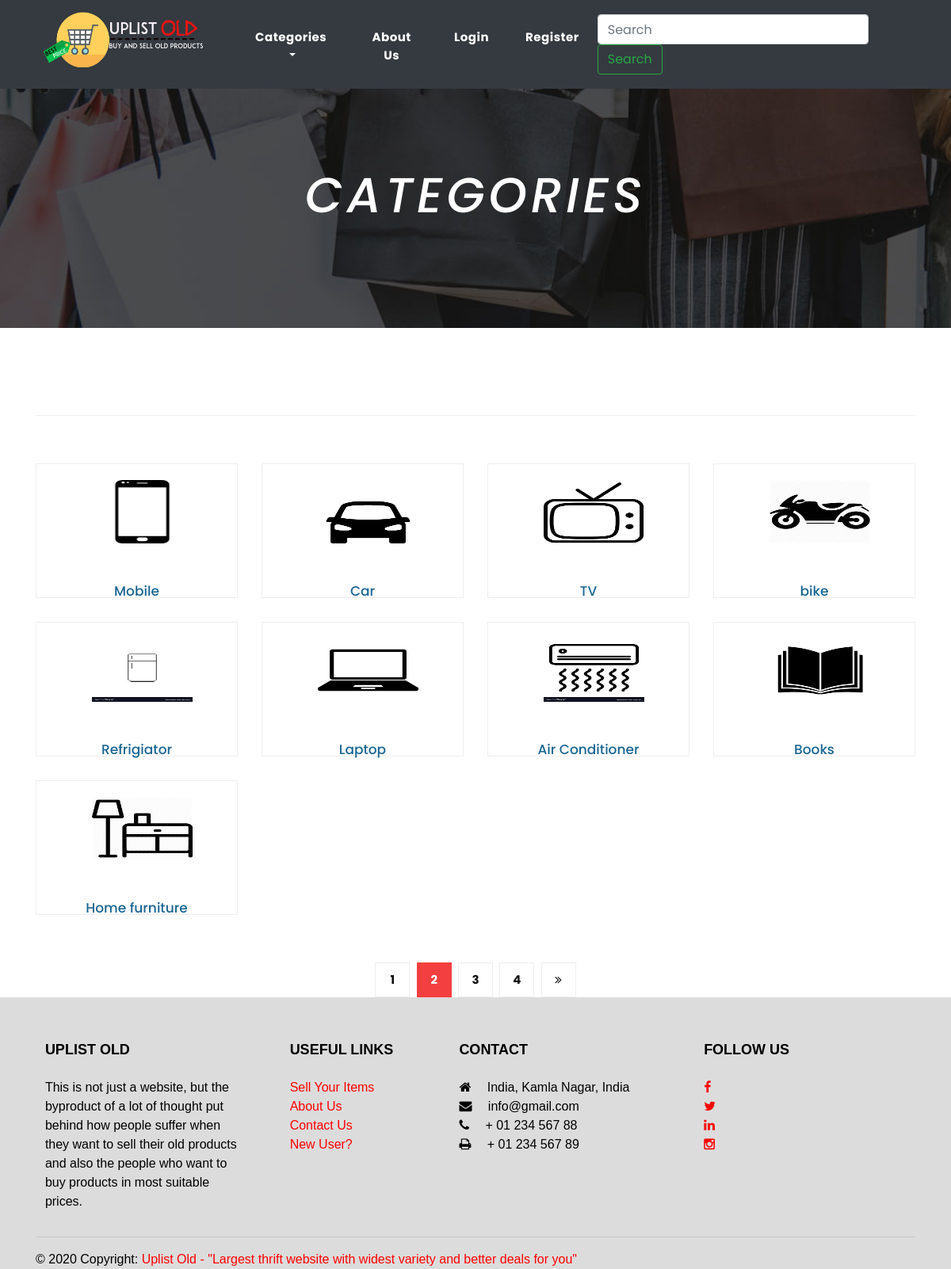
The page /categories on the database its author committed.
### first/models.py (models this page shows, shortened)
class cat(models.Model):
    cat_name=models.CharField(max_length=15)
    cat_icon = models.ImageField(upload_to='icon/', max_length=255 )
    cat_show =models.IntegerField()

### first/views.py (the view)
# urls.py: path('categories',views.categories, name='Category'),
def categories(request):
    catdata = cat.objects.all()
    return render(request, 'categories.html',{'cat': catdata})

### first/templates/categories.html (shortened to what this page needs)
{% include 'header.html' %}
{% load static %}
    <div class="page-heading products-heading header-text">
      <div class="container">
        <div class="row">
          <div class="col-md-12">
            <div class="text-content">
              <h2><em>Categories</em></h2>
            </div>
          </div>
        </div>
      </div>
    </div>
    <div class="products">
      <div class="container">
        <div class="row">
          <div class="col-md-12">
            <div class="filters">
            </div>
          </div>
          <div class="col-md-12">
            <div class="filters-content">
                <div class="row grid">
                  {% for i in cat %}
                    <div class="col-lg-3 col-md-2 all des">
                      <div class="product-item">
                        <a href="productscat/{{i.id}}"><img src="{{i.cat_icon.url}}" height="200" width="5"></a>
                        <div class="down-content">
                          <a href="productscat/{{i.id}}"><h4>{{i.cat_name}}</h4></a>
                        </div>
                      </div>
                    </div>
                  {% endfor %}
                </div>
            </div>
          </div>
          <div class="col-md-12">
            <ul class="pages">
              <li><a href="#">1</a></li>
              <li class="active"><a href="#">2</a></li>
              <li><a href="#">3</a></li>
              <li><a href="#">4</a></li>
              <li><a href="#"><i class="fa fa-angle-double-right"></i></a></li>
            </ul>
          </div>
        </div>
      </div>
    </div>
{% include 'footer.html'%}
  </body>
</html>

### first/static/assets/css/templatemo-sixteen.css (style rules this page uses)
body { font-family: 'Poppins', sans-serif; overflow-x: hidden; text-rendering: optimizeLegibility; -webkit-font-smoothing: antialiased; -moz-osx-font-smoothing: grayscale; }
a { text-decoration: none!important; }
ul { padding: 0; margin: 0; list-style: none; }
h1,h2,h3,h4,h5,h6 { margin: 0px; }
.products-heading { background-image: url(../images/products-heading.jpg); }
.page-heading { padding: 210px 0px 130px 0px; text-align: center; background-position: center center; background-repeat: no-repeat; background-size: cover; }
.page-heading .text-content h2 { color: #fff; font-size: 62px; text-transform: uppercase; letter-spacing: 5px; }
.product-item { border: 1px solid #eee; margin-bottom: 30px; }
.product-item .down-content { padding: 30px; position: relative; }
.product-item img { width: 100%; overflow: hidden; }
.product-item .down-content h4 { font-size: 17px; color: #1a6692; margin-bottom: 20px; }
.products { margin-top: 100px; }
.products .filters { text-align: center; border-bottom: 1px solid #eee; padding-bottom: 10px; margin-bottom: 60px; }
.products ul.pages { margin-top: 30px; text-align: center; }
.products ul.pages li { display: inline-block; margin: 0px 2px; }
.products ul.pages li a { width: 44px; height: 44px; display: inline-block; line-height: 42px; border: 1px solid #eee; font-size: 15px; font-weight: 700; color: #121212; transition: all .3s; }
.products ul.pages li a:hover, .products ul.pages li.active a { background-color: #f33f3f; border-color: #f33f3f; color: #fff; }

### first/templates/categories.html (style rules this page uses)
.product-item img { width: 50%; overflow: hidden; hhttp: //127.0.0.1:8000/eight; hhttp: //127.0.0.1:8000/; height: 80px; margin-left: auto; margin-right: auto; margin: 20px 70px; }
.product-item h4 { font-size: 16px; color: #1a6692; margin-bottom: 20px; text-align: center; }
.product-item { border: 1px solid #eee; margin-bottom: 30px; height: 170px; }

### first/templates/footer.html (style rules this page uses)
a { color: red; }

### rows shown on the page
cat: cat_icon (picture), cat_name "Mobile"
cat: cat_icon (picture), cat_name "Car"
cat: cat_icon (picture), cat_name "TV"
cat: cat_icon (picture), cat_name "bike"
cat: cat_icon (picture), cat_name "Refrigiator"
cat: cat_icon (picture), cat_name "Laptop"
cat: cat_icon (picture), cat_name "Air Conditioner"
cat: cat_icon (picture), cat_name "Books"
cat: cat_icon (picture), cat_name "Home furniture"
